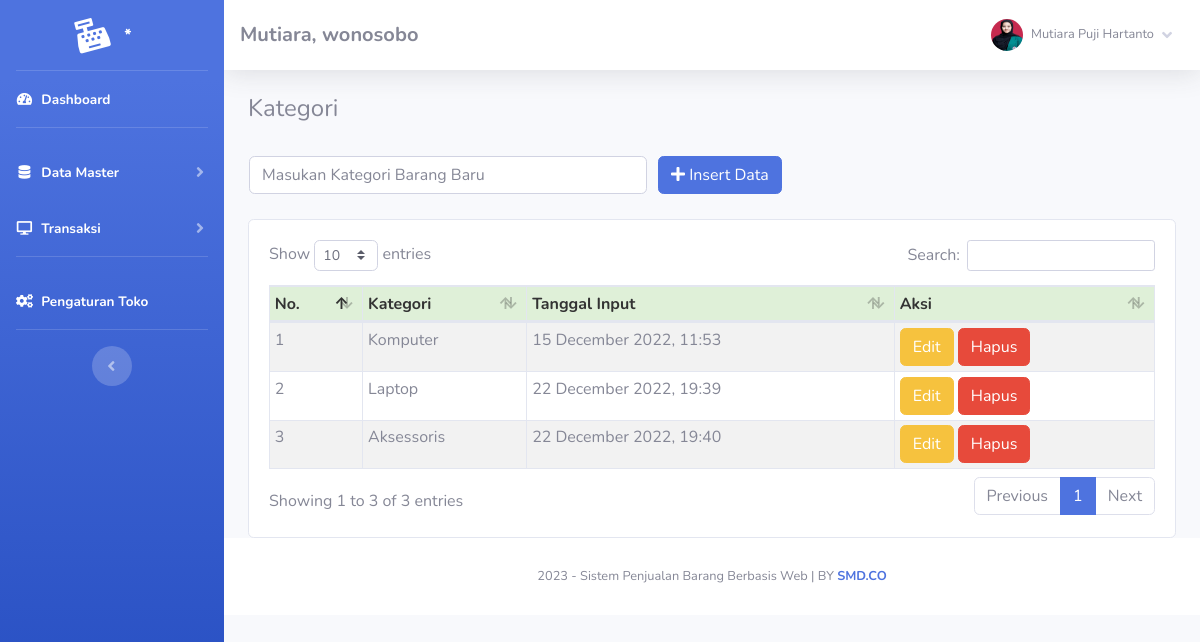
Screenshot of /index.php?page=kategori (signed in) with the database file from the repository.
### tables this page shows
CREATE TABLE `toko`  (
  `id_toko` int NOT NULL AUTO_INCREMENT,
  `nama_toko` varchar(255) NOT NULL,
  `alamat_toko` text NOT NULL,
  `tlp` varchar(255) NOT NULL,
  `nama_pemilik` varchar(255) NOT NULL,
  PRIMARY KEY (`id_toko`) USING BTREE
);

CREATE TABLE `member`  (
  `id_member` int NOT NULL AUTO_INCREMENT,
  `nm_member` varchar(255) NOT NULL,
  `alamat_member` text NOT NULL,
  `telepon` varchar(255) NOT NULL,
  `email` varchar(255) NOT NULL,
  `gambar` text NOT NULL,
  `NIK` text NOT NULL,
  PRIMARY KEY (`id_member`) USING BTREE
);

CREATE TABLE `kategori`  (
  `id_kategori` int NOT NULL AUTO_INCREMENT,
  `nama_kategori` varchar(255) NOT NULL,
  `tgl_input` varchar(255) NOT NULL,
  PRIMARY KEY (`id_kategori`) USING BTREE
);

### fungsi/view/view.php (called while the page is built, shortened)
<?php
class view
{
    protected $db;
    public function __construct($db)
    {
        $this->db = $db;
    }
    public function member_edit($id)
    {
        $sql = "select member.*, login.*
                from member inner join login on member.id_member = login.id_member
                where member.id_member= ?";
        $row = $this->db->prepare($sql);
        $row->execute(array($id));
        $hasil = $row->fetch();
        return $hasil;
    }
    public function toko()
    {
        $sql = "select*from toko where id_toko='1'";
        $row = $this->db->prepare($sql);
        $row->execute();
        $hasil = $row->fetch();
        return $hasil;
    }
    public function kategori()
    {
        $sql = "select*from kategori";
        $row = $this->db->prepare($sql);
        $row->execute();
        $hasil = $row->fetchAll();
        return $hasil;
    }
}

### admin/module/kategori/index.php (the view, shortened to what this page needs)
<h4>Kategori</h4>
<br />
<?php
	if(!empty($_GET['uid'])){
	$sql = "SELECT * FROM kategori WHERE id_kategori = ?";
	$row = $config->prepare($sql);
	$row->execute(array($_GET['uid']));
	$edit = $row->fetch();
?>
<form method="POST" action="fungsi/edit/edit.php?kategori=edit">
    <table>
        <tr>
            <td style="width:25pc;"><input type="text" class="form-control" value="<?= $edit['nama_kategori'];?>"
                    required name="kategori" placeholder="Masukan Kategori Barang Baru">
                <input type="hidden" name="id" value="<?= $edit['id_kategori'];?>">
            </td>
            <td style="padding-left:10px;"><button id="tombol-simpan" class="btn btn-primary"><i class="fa fa-edit"></i>
                    Ubah Data</button></td>
        </tr>
    </table>
</form>
<?php }else{?>
<form method="POST" action="fungsi/tambah/tambah.php?kategori=tambah">
    <table>
        <tr>
            <td style="width:25pc;"><input type="text" class="form-control" required name="kategori"
                    placeholder="Masukan Kategori Barang Baru"></td>
            <td style="padding-left:10px;"><button id="tombol-simpan" class="btn btn-primary"><i class="fa fa-plus"></i>
                    Insert Data</button></td>
        </tr>
    </table>
</form>
<?php }?>
<br />
<div class="card card-body">
    <div class="table-responsive">
        <table class="table table-bordered table-striped table-sm" id="example1">
            <thead>
                <tr style="background:#DFF0D8;color:#333;">
                    <th>No.</th>
                    <th>Kategori</th>
                    <th>Tanggal Input</th>
                    <th>Aksi</th>
                </tr>
            </thead>
            <tbody>
                <?php
				$hasil = $lihat -> kategori();
				$no=1;
				foreach($hasil as $isi){
			?>
                <tr>
                    <td><?php echo $no;?></td>
                    <td><?php echo $isi['nama_kategori'];?></td>
                    <td><?php echo $isi['tgl_input'];?></td>
                    <td>
                        <a href="index.php?page=kategori&uid=<?php echo $isi['id_kategori'];?>"><button
                                class="btn btn-warning">Edit</button></a>
                        <a href="fungsi/hapus/hapus.php?kategori=hapus&id=<?php echo $isi['id_kategori'];?>"
                            onclick="javascript:return confirm('Hapus Data Kategori ?');"><button
                                class="btn btn-danger">Hapus</button></a>
                    </td>
                </tr>
                <?php $no++; }?>
            </tbody>
        </table>
    </div>
</div>

### admin/template/sidebar.php (shortened to what this page needs)
<?php
$id = $_SESSION['admin']['id_member'];
$hasil_profil = $lihat->member_edit($id);
?>
<ul class="navbar-nav bg-gradient-primary sidebar sidebar-dark accordion" id="accordionSidebar">
    <a class="sidebar-brand d-flex align-items-center justify-content-center" href="index.php">
        <div class="sidebar-brand-icon rotate-n-15">
            <i class="fas fa-cash-register"></i>
        </div>
        <div class="sidebar-brand-text mx-3">*<sup></sup></div>
    </a>
    <hr class="sidebar-divider my-0">
    <li class="nav-item active">
        <a class="nav-link" href="index.php">
            <i class="fas fa-fw fa-tachometer-alt"></i>
            <span>Dashboard</span></a>
    </li>
    <hr class="sidebar-divider">
    <li class="nav-item active">
        <a class="nav-link collapsed" href="#" data-toggle="collapse" data-target="#collapseTwo" aria-expanded="true" aria-controls="collapseTwo">
            <i class="fas fa-fw fa-database"></i>
            <span>Data Master</span>
        </a>
    </li>
    <li class="nav-item active">
        <a class="nav-link collapsed" href="#" data-toggle="collapse" data-target="#collapse3" aria-expanded="true" aria-controls="collapse3">
            <i class="fas fa-fw fa-desktop"></i>
            <span>Transaksi</span>
        </a>
    </li>
    <hr class="sidebar-divider">
    <li class="nav-item active">
        <a class="nav-link" href="index.php?page=pengaturan">
            <i class="fas fa-fw fa-cogs"></i>
            <span>Pengaturan Toko</span></a>
    </li>
    <hr class="sidebar-divider d-none d-md-block">
    <div class="text-center d-none d-md-inline">
        <button class="rounded-circle border-0" id="sidebarToggle"></button>
    </div>
</ul>
<div id="content-wrapper" class="d-flex flex-column">
    <div id="content">
        <nav class="navbar navbar-expand navbar-light bg-white topbar mb-4 static-top shadow">
            <h5 class="d-lg-block d-none mt-2"><b><?php echo $toko['nama_toko']; ?>, <?php echo $toko['alamat_toko']; ?></b></h5>
            <ul class="navbar-nav ml-auto">
                <li class="nav-item dropdown no-arrow">
                    <a class="nav-link dropdown-toggle" href="#" id="userDropdown" role="button" data-toggle="dropdown" aria-haspopup="true" aria-expanded="false">
                        <img class="img-profile rounded-circle" src="assets/img/user/<?php echo $hasil_profil['gambar']; ?>">
                        <span class="mr-2 d-none d-lg-inline text-gray-600 small ml-2"><?php echo $hasil_profil['nm_member']; ?></span>
                        <i class="fas fa-angle-down"></i>
                    </a>
                </li>
            </ul>
        </nav>
        <div class="container-fluid">

### rows the page displays
toko: nama_toko "Mutiara", alamat_toko "wonosobo"
kategori: nama_kategori "Komputer", tgl_input "15 December 2022, 11:53"
kategori: nama_kategori "Laptop", tgl_input "22 December 2022, 19:39"
kategori: nama_kategori "Aksessoris", tgl_input "22 December 2022, 19:40"

### other values shown
$hasil_profil['nm_member'] "Mutiara Puji Hartanto"
